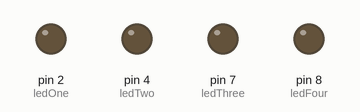
This sketch was run on a simulated Arduino Uno, built with avr-gcc and run on an emulated ATmega328P. Parts: output pins drawn as LEDs (lit = HIGH).

Above: at 0.5 s.
At 2.5 s:
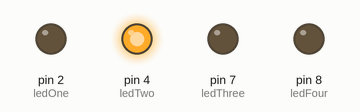
At 4.5 s:
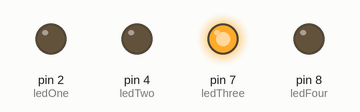
At 9.5 s:
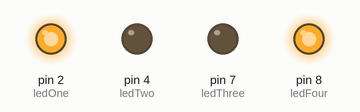
At 14.5 s:
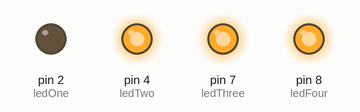
At 19.5 s:
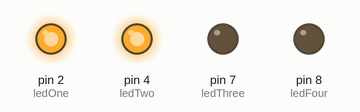
Timing chart, 0 to 20.8 s (numbered marks = the images above):
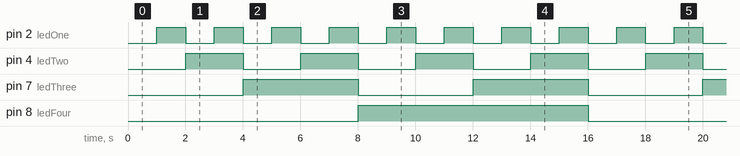

Measured:
- by itself, pin 2 (ledOne): alternates HIGH for 1.0 s and LOW for 1.0 s
- by itself, pin 4 (ledTwo): alternates HIGH for 2.0 s and LOW for 2.0 s
- by itself, pin 7 (ledThree): alternates HIGH for 4.0 s and LOW for 4.0 s
- by itself, pin 8 (ledFour): alternates HIGH for 8.0 s and LOW for 8.0 s

The sketch:

LedBinaryCounterExercise.ino
```cpp
const int ledOne = 2;
const int ledTwo = 4;
const int ledThree = 7;
const int ledFour = 8;

void setup() {
  pinMode(ledOne, OUTPUT);
  pinMode(ledTwo, OUTPUT);
  pinMode(ledThree, OUTPUT);
  pinMode(ledFour, OUTPUT);
}

void loop() {
  getNumber(false, false, false, false);
  lightsOut();
  getNumber(false, false, false, true);
  lightsOut();
  getNumber(false, false, true, false);
  lightsOut();
  getNumber(false, false, true, true);
  lightsOut();
  getNumber(false, true, false, false);
  lightsOut();
  getNumber(false, true, false, true);
  lightsOut();
  getNumber(false, true, true, false);
  lightsOut();
  getNumber(false, true, true, true);
  lightsOut();
  getNumber(true, false, false, false);
  lightsOut();
  getNumber(true, false, false, true);
  lightsOut();
  getNumber(true, false, true, false);
  lightsOut();
  getNumber(true, false, true, true);
  lightsOut();
  getNumber(true, true, false, false);
  lightsOut();
  getNumber(true, true, false, true);
  lightsOut();
  getNumber(true, true, true, false);
  lightsOut();
  getNumber(true, true, true, true);
  lightsOut();
}

void lightsOut(){
  delay(1000);
  digitalWrite(ledOne, LOW);
  digitalWrite(ledTwo, LOW);
  digitalWrite(ledThree, LOW);
  digitalWrite(ledFour, LOW);
}

void getNumber(boolean four, boolean three, boolean two, boolean one){
  if(one){
    digitalWrite(ledOne, HIGH);
  }
  if(two){
    digitalWrite(ledTwo, HIGH);
  }
  if(three){
    digitalWrite(ledThree, HIGH);
  }
  if(four){
    digitalWrite(ledFour, HIGH);
  }
}
```
